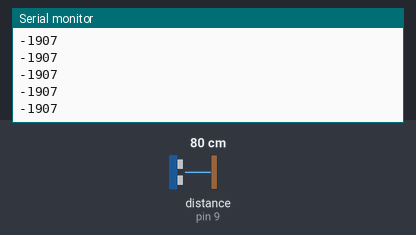
The sketch below on a simulated Arduino Uno, built with avr-gcc and run on an emulated ATmega328P. Parts: the last lines printed to the serial monitor. Wiring (inferred from the names in the program): ultrasonic range finder: trigger pin 8; echo pin 9. The test bench sets the inputs (shaded band); at power-on: distance to the obstacle (sensor on pin 9) 80 cm. The echo pulse lasts 58.3 µs per cm.

Above: at 1.2 s.
1.3 s: distance to the obstacle (sensor on pin 9) set to 2 cm
At 2.4 s:
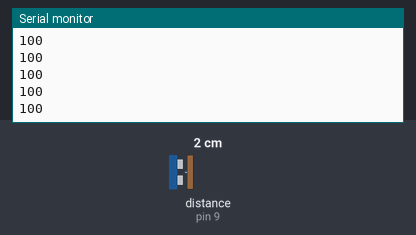
2.8 s: distance to the obstacle (sensor on pin 9) set to 4 cm
At 3.4 s:
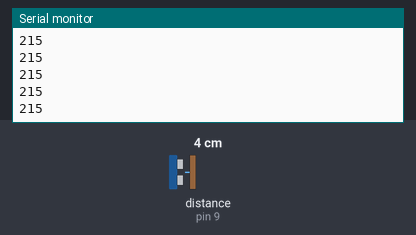
Timing chart, 0 to 5.8 s (numbered marks = the images above; inputs shaded):
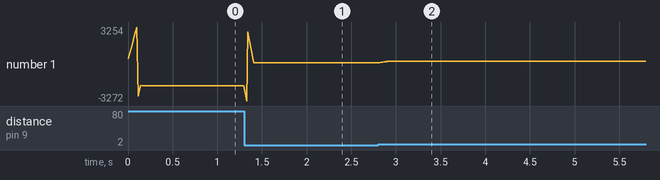

Measured:
- after the input at 1.3 s, the serial monitor: prints a new line at once (image 1)
- after the input at 2.8 s, the serial monitor: prints a new line at once (image 2)
- plotted number 1: -1907 → 100 after the input at 1.3 s, 100 → 215 after the input at 2.8 s

The sketch:

gestura_wave.ino
```cpp
const int pingPin = 8; // Trigger Pin of Ultrasonic Sensor
const int echoPin = 9; // Echo Pin of Ultrasonic Sensor
const int numReadings = 10;

int readings[numReadings];
int readIndex = 0;
int total = 0;
int average = 0;

void setup() {
   Serial.begin(9600); // Starting Serial Terminal
   for (int thisReading = 0; thisReading < numReadings; thisReading++){
    readings[thisReading] = 0;
   }
}

void loop() {
   long duration, inches, cm;
   pinMode(pingPin, OUTPUT);
   digitalWrite(pingPin, LOW);
   delayMicroseconds(2);
   digitalWrite(pingPin, HIGH);
   delayMicroseconds(10);
   digitalWrite(pingPin, LOW);
   pinMode(echoPin, INPUT);
   duration = pulseIn(echoPin, HIGH);
   inches = microsecondsToInches(duration);
   cm = microsecondsToCentimeters(duration);
   total -= readings[readIndex];
   readings[readIndex] = duration;
   total += readings[readIndex];
   readIndex += 1;

   if (readIndex >= numReadings){
    readIndex = 0;
   }

   average = total / numReadings;
   Serial.println(average);
   delay(10);
}

long microsecondsToInches(long microseconds) {
   return microseconds / 74 / 2;
}

long microsecondsToCentimeters(long microseconds) {
   return microseconds / 29 / 2;
}
```

gestura_wave.pde
```cpp

```
